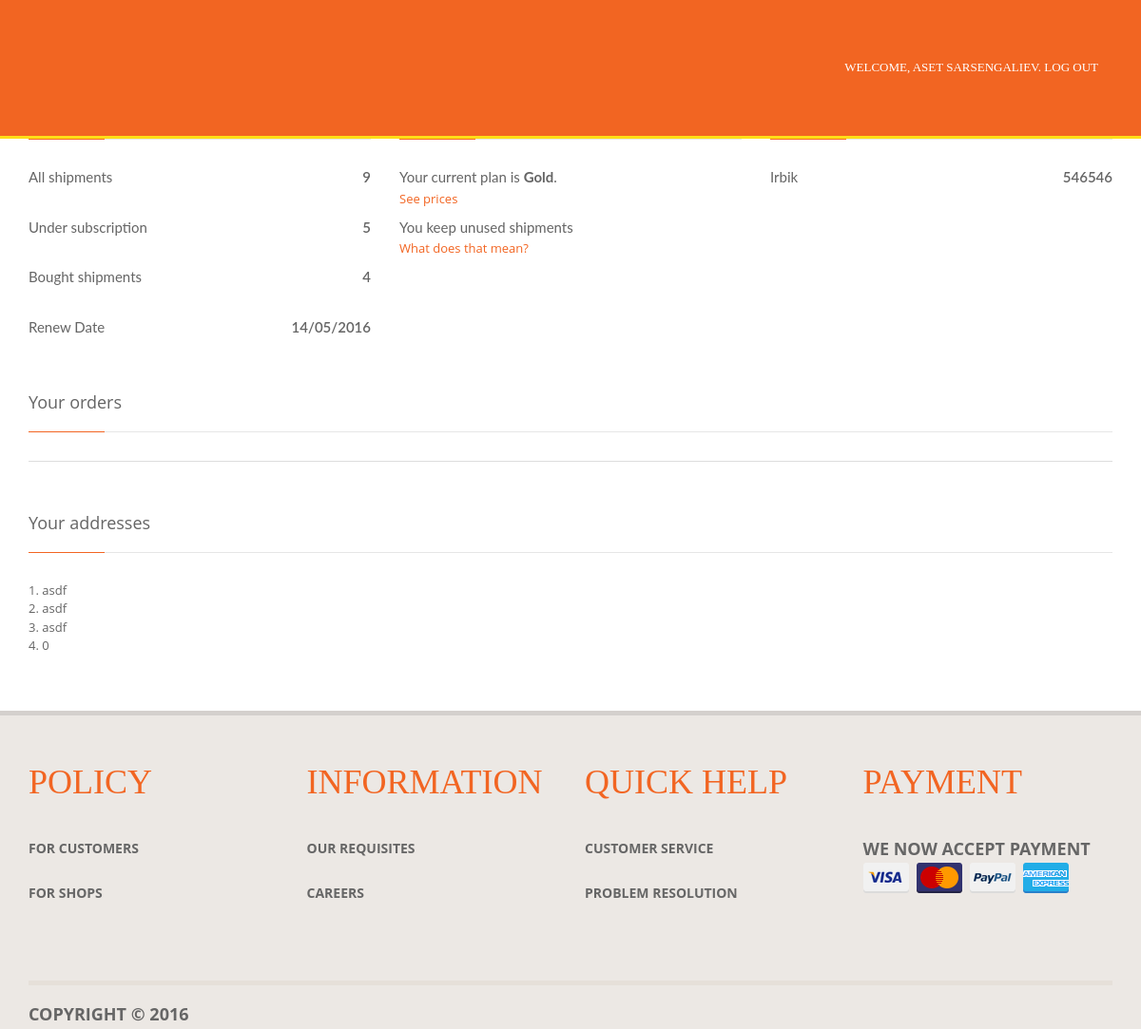
The app's page /account/ (signed in) with its own data.
### book/models.py (models this page shows, shortened)
class Subscription(models.Model):
    user = models.ForeignKey(User)
    level = models.ForeignKey(SubscriptionType)
    available_shipments = models.IntegerField(default=0)
    extra_shipments = models.IntegerField(default = 0)
    first_addressee_name = models.CharField(max_length=128, default="")
    second_addressee_name = models.CharField(max_length=128, default="")
    first_addressee_phone = models.CharField(max_length=64, default="")
    second_addressee_phone = models.CharField(max_length=64, default="")
    saver = models.BooleanField(default=False)
    renew_date = models.DateTimeField(default=datetime.now())

class SubscriptionType(models.Model):
	name = models.CharField(max_length=128)
	days = models.IntegerField(default = 0)
	monthly_fee = models.FloatField(default = 0)
	notification = models.BooleanField(default=False)
	amount_of_addresses = models.IntegerField(default = 0)
	amount_of_shipments = models.IntegerField(default = 0)
	number_of_persons_empowered = models.IntegerField(default = 0)
	store_shipment_fee = models.FloatField(default = 0)
	def __unicode__(self):
		return self.name

class Address(models.Model):
	subscription = models.ForeignKey(Subscription)
	shopkeeper = models.ForeignKey(Shopkeeper)

class Shopkeeper(models.Model):
	user = models.OneToOneField(User)
	tax_code = models.CharField(max_length=128)
	shop_name = models.CharField(max_length=512)
	shop_street = models.CharField(max_length=512)
	postal_code = models.CharField(max_length=128)
	country = models.CharField(max_length=128)
	region = models.CharField(max_length=128)
	phone = models.CharField(max_length=128)
	mobile_phone = models.CharField(max_length=128)
	timetable = models.ForeignKey(Day)

### book/views.py (the view)
# urls.py: url(r'^account/$', views.account),
def account(request):
	context_dict = {}
	try:
		shopkeeper = Shopkeeper.objects.get(user = request.user)
		if shopkeeper:
			return HttpResponseRedirect('/shopkeeper')
	except:
		print "no shopkeeper"
	subscription = Subscription.objects.get(user = request.user)
	context_dict['subscription'] = subscription
	if subscription.level.name == "Platinum":
		context_dict['platinum'] = True
	elif subscription.level.name == "Gold":
		context_dict['gold'] = True
	elif subscription.level.name == "Silver":
		context_dict['silver'] = True
	context_dict['all_shipments'] = subscription.available_shipments + subscription.extra_shipments
	date = subscription.renew_date + relativedelta(months=1)
	context_dict['renew_date'] = date.strftime('%d/%m/%Y')
	addresses = Address.objects.filter(subscription = subscription)
	context_dict['addresses'] = addresses
	return render(request, 'app/account.html', context_dict)

### templates/app/account.html (shortened to what this page needs)
<!DOCTYPE html>
<html lang="en"><head><meta http-equiv="Content-Type" content="text/html; charset=UTF-8">
{% load staticfiles %}
<link rel="stylesheet" href="{% static 'app/css/bootstrap.css' %}">
<link rel="stylesheet" href="{% static 'app/css/main.css' %}">
<link rel="stylesheet" href="{% static 'app/css/styles.css' %}">
<link rel='stylesheet' href='{% static 'app/css/a.css' %}'>
  <link rel="stylesheet" href="{% static 'app/css/brands/animate.css' %}">
  <link rel="stylesheet" href="{% static 'app/css/brands/line-icons.css' %}.">
  <link rel="stylesheet" href="{% static 'app/css/brands/font-awesome.min.css' %}">
  <link rel="stylesheet" href="{% static 'app/css/brands/img-hover.css' %}">
<link rel='stylesheet' href='a.css'>
<link rel="stylesheet" href="{% static 'app/css/mvpready-admin.css' %}">
<meta name="robots" content="none"></head>
<body>
<div class="wrapper">
<header class="header">
<nav class="navbar navbar-top-bar navbar-static-top navbar-collapse collapse navbar-fixed-top">
<div class="container">
<ul class="navbar-nav nav navbar-right">
<li><a href="/logout/">Welcome, {{ user.first_name }} {{ user.last_name }}. LOG OUT</a></li>
</ul>
</div>
</nav>
 <div id="navbar-1">
    <nav id="navbar" class="navbar navbar-default navbar-static" role="navigation">
    <div class="container">
      <div class="row">
        <div class="col-xs-12">
            <ul class="nav navbar-nav">
              {% block menu_block %}
              <li class="chosen_item"><a href="/account/">My account</a></li>
              <li><a href="/change_plan/">Change Plan</a></li>
              <li><a href="/keep_shipments/">Keep shipments</a></li>
              <li><a href="/add_addressee/">Add/Edit addressee</a></li>
              <li><a href="/add_address/">Add address</a></li>
              <li><a href="/edit_details/">Edit details</a></li>
              {% endblock %}
            </ul>
        </div>
      </div>
    </div>
    </nav>
  </div>
</header>
<div class="content">
<div class="home page">
<br>
<div class="container">
{% block body_block %}
        <div class="row">
          <div class="col-md-4">
            <div class="portlet portlet-default">
              <div class="portlet-header">
                <h4 class="portlet-title">
                </h4>
              </div>
              <div class="portlet-body">
                <admin>All shipments</admin>
              	<value class="pull-right kv-value"> {% if platinum %}unlimited{% else %}{{ all_shipments }}{% endif %}</value>
              	<p><br></p>
              	<admin>Under subscription</admin>
              	<value class="pull-right kv-value">{% if platinum %}unlimited{% else %}{{ subscription.available_shipments }}{% endif %}</value>
              	<p><br> </p>
              	<admin>Bought shipments</admin>
              	<value class="pull-right kv-value">{{ subscription.extra_shipments }}</value>
              	<p><br></p>
              	<admin>Renew Date</admin>
              	<value class="pull-right kv-value">{{ renew_date }}</value>
              </div>
            </div>
          </div>
          <div class="col-md-4">
          	<div class="portlet portlet-default">
              <div class="portlet-header">
                <h4 class="portlet-title">
                </h4>
              </div>
                <admin> Your current plan is <strong>{{ subscription.level }}</strong>. </admin>
        				<p><a>See prices</a></p>
                {% if subscription.saver %}
        				<admin> You keep unused shipments</admin>
                {% else %}
                <admin> You do not keep unused shipments</admin>
                {% endif %}
        				<p><a>What does that mean?</a></p>
            </div>
          </div>
          <div class="col-md-4">
          	<div class="portlet portlet-default">
              <div class="portlet-header">
                <h4 class="portlet-title">
                </h4>
              </div>
                {% if platinum %}
                <admin>{{ subscription.first_addressee_name }}</admin>
              	<value class="pull-right kv-value">{{ subscription.first_addressee_phone }}</value>
              	<p><br></p>
              	<admin>{{ subscription.second_addressee_name }}</admin>
              	<value class="pull-right kv-value">{{ subscription.second_addressee_phone }}</value>
              	<p><br></p>
                {% elif gold %}
                <admin>{{ subscription.first_addressee_name }}</admin>
                <value class="pull-right kv-value">{{ subscription.first_addressee_phone }}</value>
                <p><br></p>
                {% endif %}
            </div>
          </div>
        </div>
        <br>
        <div class="row">
            <div class="col-md-12">
            	<div class="portlet portlet-default">
                <div class="portlet-header">
                  <h4 class="portlet-title">
                    Your orders
                  </h4>
                </div>
                <div class="portlet-body">
                <table class="table">
                	<tbody>
                		<tr>
                			<th scope="row">
                			</th>
                			<td>
		                    </td>
                			<td>
                			</td>
                			<td>
                			</td>
                		</tr>
                	</tbody>
                </table>
                </div>
              </div>
            </div>
    </div>
    <div class="row">
            <div class="col-md-12">
              <div class="portlet portlet-default">
                <div class="portlet-header">
                  <h4 class="portlet-title">
                    Your addresses
                  </h4>
                </div>
                <div class="portlet-body">
                    {% for address in addresses %}
                     {{ forloop.counter }}. {{ address.shopkeeper.postal_code}} <br>
                    {% endfor %}
                    <br>
                </div>
              </div>
            </div>
          </div>
{% endblock %}
</div>
<footer class="footer">
<div class="main-footer">
<div class="container">
<div class="row footer-widgets">
<div class="col-md-3 col-sm-6 col-xs-12">
<div class="module">
<div class="module-heading">
<h4 class="module-title">POLICY</h4>
</div>
<div class="module-body">
<ul class="list-unstyled list-link">
<li><a href="#">For customers</a></li>
<li><a href="#">For shops</a></li>
</ul>
</div>
</div>
 </div>
<div class="col-md-3 col-sm-6 col-xs-12">
<div class="module">
<div class="module-heading">
<h4 class="module-title">Information</h4>
</div>
<div class="module-body">
<ul class="list-unstyled list-link">
<li><a href="#">Our requisites</a></li>
<li><a href="#">Careers</a></li>
</ul>
</div>
</div>
 </div>
<div class="col-md-3 col-sm-6 col-xs-12">
<div class="module">
<div class="module-heading">
<h4 class="module-title">Quick Help</h4>
</div>
<div class="module-body">
<ul class="list-unstyled list-link">
<li><a href="#">Customer Service</a></li>
<li><a href="#">Problem Resolution</a></li>
</ul>
</div>
</div>
</div>
<div class="col-md-3 col-sm-6 col-xs-12">
<div class="module">
<div class="module-heading">
<h4 class="module-title">Payment</h4>
<p class="module-subtitle">We now accept payment</p>
</div>
<div class="module-body">
<ul class="nav nav-pills payment-list">
<li><img src="{% static 'app/img/visa.png' %}"></li>
<li><img src="{% static 'app/img/mastercard.png' %}"></li>
<li><img src="{% static 'app/img/paypal.png' %}"></li>
<li><img src="{% static 'app/img/americanexpress.png' %}"></li>
</ul>
</div>
</div>
 </div>
</div>
<div class="navbar-footer navbar-static-bottom clearfix">
<p class="navbar-text">Copyright © 2016</p>
</div>
</div>
</div>
</footer>
 </div>
</body></html>

### static/app/css/main.css (style rules this page uses)
html,body { width: 100%; height: 100%; margin: 0px; padding: 0px; overflow-x: hidden; }
.navbar-default .navbar-nav > li > a { color: #777; }
.navbar-nav > li > a { padding-top: 10px; padding-bottom: 10px; line-height: 20px; }
.nav > li > a { position: relative; display: block; padding: 10px 15px; }
* { -webkit-box-sizing: border-box; -moz-box-sizing: border-box; box-sizing: border-box; }
body { font-family: "Raleway", Lucida Sans Unicode, Verdana, Helvetica, sans-serif; line-height: 24px; color: #999999; font-size: 14px; }
.header { background-color: #ece8e4; }
.header .navbar-top-bar { background-color: #463f39; -moz-box-shadow: 0 3px #35302b; -webkit-box-shadow: 0 3px #35302b; box-shadow: 0 3px #35302b; min-height: 0; margin-bottom: 0; }
.header .navbar-top-bar .navbar-nav > li > a { text-transform: uppercase; font-weight: 500; padding-top: 11px; padding-bottom: 11px; }
.module .module-title { font-size: 36px; text-transform: uppercase; color: #21B68E; line-height: 30px; font-weight: 500; }
.module .module-subtitle { font-size: 18px; line-height: 30px; font-weight: bold; text-transform: uppercase; color: #666666; }
.footer .main-footer { background-color: #ece8e4; -moz-box-shadow: inset 0 5px rgba(0, 0, 0, 0.1); -webkit-box-shadow: inset 0 5px rgba(0, 0, 0, 0.1); box-shadow: inset 0 5px rgba(0, 0, 0, 0.1); }
.footer .main-footer .footer-widgets { padding-top: 60px; padding-bottom: 60px; }
.footer .main-footer .footer-widgets .list-link > li > a { color: #666666; line-height: 30px; font-size: 14px; text-transform: uppercase; }
.footer .main-footer .navbar-static-bottom { border-top: 5px solid #e6e0d9; margin-bottom: 0; }
a, a:hover, a:focus, a:active { color: #F26522; }
.module .module-title { color: #F26522; }
.footer .main-footer .footer-widgets .list-link > li > a { color: #666666; line-height: 30px; font-size: 14px; text-transform: uppercase; display: block; }
.header .navbar-top-bar { background-color: #f26522; -moz-box-shadow: 0 3px #ffde17; -webkit-box-shadow: 0 3px #ffde17; box-shadow: 0 3px #ffde17; min-height: 0; margin-bottom: 0; }
.header .navbar-top-bar .navbar-nav > li > a { background-color: #f26522; color: #FFF; text-transform: uppercase; font-weight: 500; padding-top: 11px; padding-bottom: 11px; font-family: 'RobotoBlack'; }
.header .navbar-default .navbar-nav > li > a { color: #463f39; text-transform: uppercase; font-size: 18px; font-weight: 500; padding: 10px 22px; font-family: 'RobotoBlack'; }
.header .navbar-default .navbar-nav { margin-top: 55px; }
.table { margin-top: 20px; }
.table > tbody tr td { font-family: Lato; font-size: 20px; vertical-align: middle; }
.list-link li { margin-bottom: 17px; font-weight: bold; }
.footer-widgets .module-title { margin-bottom: 40px; }
.payment-list li { margin-right: 2px; }
.module .module-title { font-size: 36px; text-transform: uppercase; line-height: 30px; font-weight: 500; font-family: 'RobotoBlack'; }
.navbar-footer .navbar-text { font-size: 18px; text-transform: uppercase; font-weight: bold; color: #666; margin-left: 0px; }
@media (min-width: 980px) and (max-width: 1278px) { .navbar-top-bar.navbar-static-top { display: none; } }
@media (min-width: 980px) and (max-width: 1278px) { .header .navbar-default .navbar-nav { margin-top: 0px; } }
@media (min-width: 980px) and (max-width: 1278px) { .nav.navbar-nav.navbar-right { margin: 50px 0; } }

### static/app/css/styles.css (style rules this page uses)
html { -webkit-font-smoothing:antialiased; }
body { font: 12px/1.5em Arial, Helvetica, sans-serif, "Arial Narrow";color:#656565; }
img { border:0; }
ul, li { list-style:none;margin: 0px;padding: 0px; }
a { text-decoration:none; }
div { position:relative }
.chosen_item { background-color: #E7E7E7; }

### records on screen
Subscription: available_shipments "5", extra_shipments "4", level "Gold", first_addressee_name "Irbik", first_addressee_phone "546546"
Address: shopkeeper.postal_code "asdf"
Address: shopkeeper.postal_code "asdf"
Address: shopkeeper.postal_code "asdf"
Address: shopkeeper.postal_code "0"

### other values on screen
{{ user.first_name }} "ASET"
{{ user.last_name }} "SARSENGALIEV"
{{ all_shipments }} "9"
{{ renew_date }} "14/05/2016"
